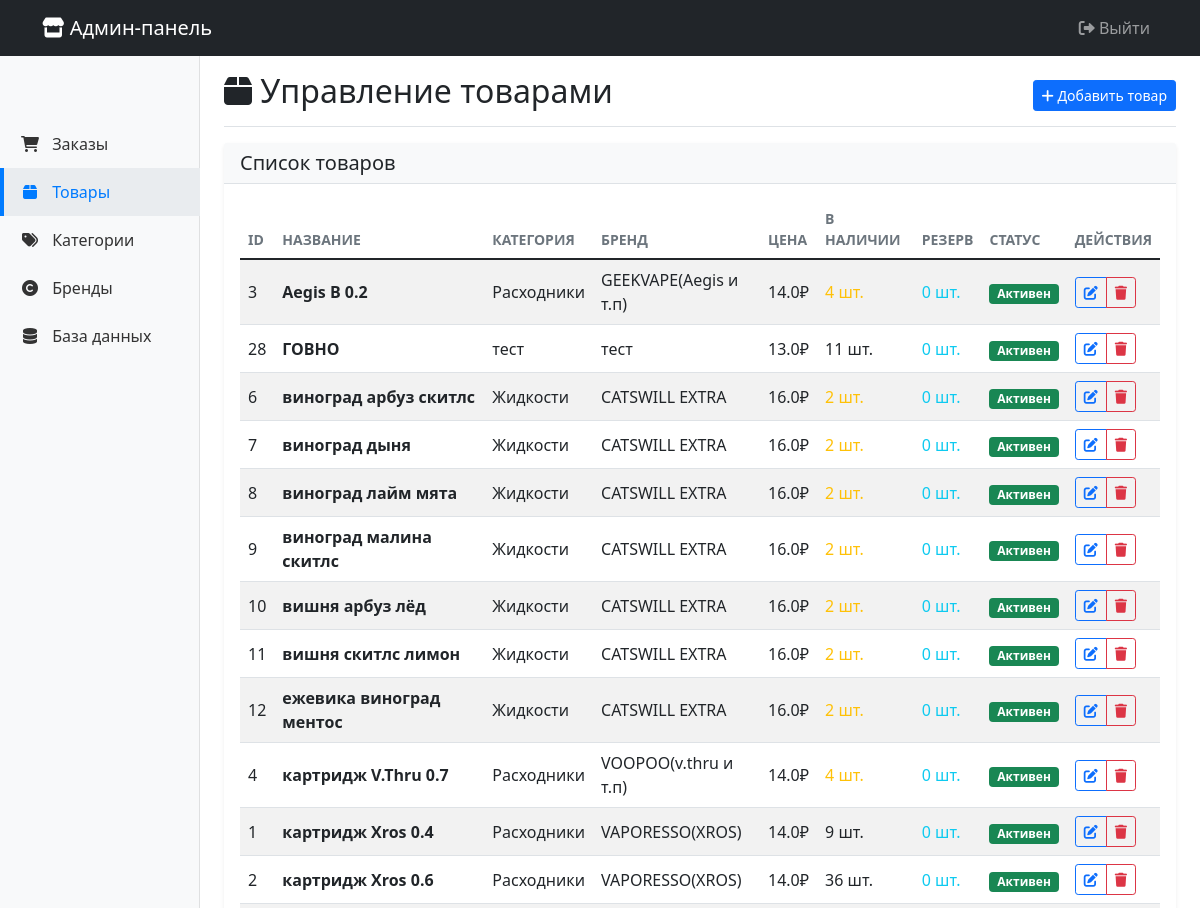
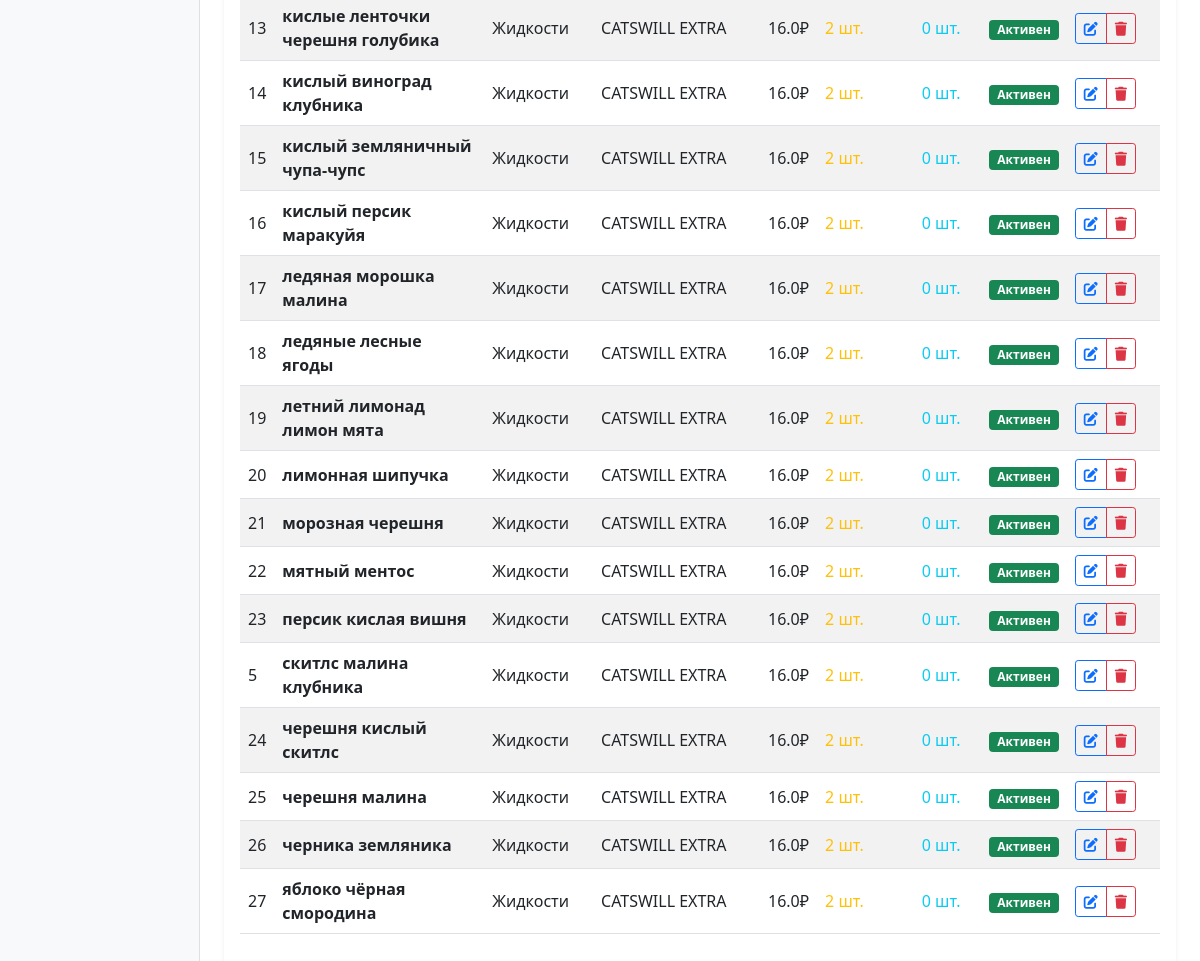
Screenshot of /products (signed in) with the database file from the repository (2 pictures, top to bottom).
### database/models.py (models this page shows)
class Product(Base):
    __tablename__ = 'products'
    id = Column(Integer, primary_key=True)
    name = Column(String(200), nullable=False)
    description = Column(Text)
    price = Column(Float, nullable=False)
    quantity = Column(Integer, default=0)
    image_url = Column(String(500))
    is_active = Column(Boolean, default=True)
    category_id = Column(Integer, ForeignKey('categories.id'))
    brand_id = Column(Integer, ForeignKey('brands.id'))
    category = relationship("Category", back_populates="products")
    brand = relationship("Brand", back_populates="products")
    cart_items = relationship("CartItem", back_populates="product")

class Category(Base):
    __tablename__ = 'categories'
    id = Column(Integer, primary_key=True)
    name = Column(String(100), nullable=False)
    description = Column(Text)
    is_active = Column(Boolean, default=True)
    created_at = Column(DateTime, default=lambda: datetime.now(pytz.utc))
    products = relationship("Product", back_populates="category")

class Brand(Base):
    __tablename__ = 'brands'
    id = Column(Integer, primary_key=True)
    name = Column(String(100), nullable=False)
    description = Column(Text)
    is_active = Column(Boolean, default=True)
    created_at = Column(DateTime, default=lambda: datetime.now(pytz.utc))
    products = relationship("Product", back_populates="brand")

### admin/app.py (the view)
@app.route('/products')
@login_required
def products():
    session = SessionLocal()
    try:
        products = session.execute(text("""
            SELECT p.*, c.name as category_name, b.name as brand_name
            FROM products p
            LEFT JOIN categories c ON p.category_id = c.id
            LEFT JOIN brands b ON p.brand_id = b.id
            ORDER BY p.name
        """)).fetchall()
        categories = session.execute(text("SELECT * FROM categories WHERE is_active = 1")).fetchall()
        brands = session.execute(text("SELECT * FROM brands WHERE is_active = 1")).fetchall()
        return render_template('products.html',
                             products=products,
                             categories=categories,
                             brands=brands)
    finally:
        session.close()

### admin/app.py (called while the page is built)
@login_manager.user_loader
def load_user(user_id):
    return AdminUser(user_id)

### admin/templates/products.html (shortened to what this page needs)
{% extends "base.html" %}
{% block content %}
<div class="d-flex justify-content-between flex-wrap flex-md-nowrap align-items-center pt-3 pb-2 mb-3 border-bottom">
    <h1 class="h2"><i class="fas fa-box"></i> Управление товарами</h1>
    <div class="btn-toolbar mb-2 mb-md-0">
        <button type="button" class="btn btn-sm btn-primary" data-bs-toggle="modal" data-bs-target="#addProductModal">
            <i class="fas fa-plus"></i> Добавить товар
        </button>
    </div>
</div>
<div class="card">
    <div class="card-header">
        <h5 class="card-title mb-0">Список товаров</h5>
    </div>
    <div class="card-body">
        <div class="table-responsive">
            <table class="table table-striped table-hover">
                <thead>
                    <tr>
                        <th>ID</th>
                        <th>Название</th>
                        <th>Категория</th>
                        <th>Бренд</th>
                        <th>Цена</th>
                        <th>В наличии</th>
                        <th>Резерв</th>
                        <th>Статус</th>
                        <th>Действия</th>
                    </tr>
                </thead>
                <tbody>
                    {% for product in products %}
                    <tr>
                        <td>{{ product.id }}</td>
                        <td>
                            <strong>{{ product.name }}</strong>
                        </td>
                        <td>{{ product.category_name or '—' }}</td>
                        <td>{{ product.brand_name or '—' }}</td>
                        <td>{{ product.price }}₽</td>
                        <td>
                            <span class="{% if product.quantity <= 0 %}text-danger{% elif product.quantity <= 5 %}text-warning{% endif %}">
                                {{ product.quantity }} шт.
                            </span>
                        </td>
                        <td>
                            <span class="text-info">{{ product.reserved_quantity or 0 }} шт.</span>
                        </td>
                        <td>
                            <span class="badge {% if product.is_active %}bg-success{% else %}bg-danger{% endif %}">
                                {% if product.is_active %}Активен{% else %}Неактивен{% endif %}
                            </span>
                        </td>
                        <td>
                            <div class="btn-group btn-group-sm">
                                <button type="button" class="btn btn-outline-primary"
                                        onclick="editProduct({{ product.id }}, '{{ product.name | escape }}', '{{ product.description | escape }}', {{ product.price }}, {{ product.quantity }}, {{ product.category_id }}, {{ product.brand_id }}, {{ 1 if product.is_active else 0 }})">
                                    <i class="fas fa-edit"></i>
                                </button>
                                <button type="button" class="btn btn-outline-danger"
                                        onclick="deleteProduct({{ product.id }}, '{{ product.name | escape }}')">
                                    <i class="fas fa-trash"></i>
                                </button>
                            </div>
                        </td>
                    </tr>
                    {% endfor %}
                </tbody>
            </table>
        </div>
    </div>
</div>
{% endblock %}

### admin/static/css/style.css (style rules this page uses)
.table th { border-top: none; font-weight: 600; font-size: 0.875rem; text-transform: uppercase; color: #6c757d; }
.table td { vertical-align: middle; }
.card { border: none; box-shadow: 0 0.125rem 0.25rem rgba(0, 0, 0, 0.075); margin-bottom: 1.5rem; }
.card-header { background-color: #f8f9fa; border-bottom: 1px solid #dee2e6; font-weight: 600; }
.badge { font-size: 0.75em; }
.btn-group-sm > .btn { padding: 0.25rem 0.5rem; }

### rows the page displays
Product: id "3", name "Aegis B 0.2", name "Расходники", name "GEEKVAPE(Aegis и т.п)", price "14.0", quantity "4", reserved_quantity "0", is_active "Активен"
Product: id "28", name "ГОВНО", name "тест", price "13.0", quantity "11", reserved_quantity "0", is_active "Активен"
Product: id "6", name "виноград арбуз скитлс", name "Жидкости", name "CATSWILL EXTRA", price "16.0", quantity "2", reserved_quantity "0", is_active "Активен"
Product: id "7", name "виноград дыня", name "Жидкости", name "CATSWILL EXTRA", price "16.0", quantity "2", reserved_quantity "0", is_active "Активен"
Product: id "8", name "виноград лайм мята", name "Жидкости", name "CATSWILL EXTRA", price "16.0", quantity "2", reserved_quantity "0", is_active "Активен"
Product: id "9", name "виноград малина скитлс", name "Жидкости", name "CATSWILL EXTRA", price "16.0", quantity "2", reserved_quantity "0", is_active "Активен"
Product: id "10", name "вишня арбуз лёд", name "Жидкости", name "CATSWILL EXTRA", price "16.0", quantity "2", reserved_quantity "0", is_active "Активен"
Product: id "11", name "вишня скитлс лимон", name "Жидкости", name "CATSWILL EXTRA", price "16.0", quantity "2", reserved_quantity "0", is_active "Активен"
Product: id "12", name "ежевика виноград ментос", name "Жидкости", name "CATSWILL EXTRA", price "16.0", quantity "2", reserved_quantity "0", is_active "Активен"
Product: id "4", name "картридж V.Thru 0.7", name "Расходники", name "VOOPOO(v.thru и т.п)", price "14.0", quantity "4", reserved_quantity "0", is_active "Активен"
Product: id "1", name "картридж Xros 0.4", name "Расходники", name "VAPORESSO(XROS)", price "14.0", quantity "9", reserved_quantity "0", is_active "Активен"
Product: id "2", name "картридж Xros 0.6", name "Расходники", name "VAPORESSO(XROS)", price "14.0", quantity "36", reserved_quantity "0", is_active "Активен"
Product: id "13", name "кислые ленточки черешня голубика", name "Жидкости", name "CATSWILL EXTRA", price "16.0", quantity "2", reserved_quantity "0", is_active "Активен"
Product: id "14", name "кислый виноград клубника", name "Жидкости", name "CATSWILL EXTRA", price "16.0", quantity "2", reserved_quantity "0", is_active "Активен"
Product: id "15", name "кислый земляничный чупа-чупс", name "Жидкости", name "CATSWILL EXTRA", price "16.0", quantity "2", reserved_quantity "0", is_active "Активен"
Product: id "16", name "кислый персик маракуйя", name "Жидкости", name "CATSWILL EXTRA", price "16.0", quantity "2", reserved_quantity "0", is_active "Активен"
Product: id "17", name "ледяная морошка малина", name "Жидкости", name "CATSWILL EXTRA", price "16.0", quantity "2", reserved_quantity "0", is_active "Активен"
Product: id "18", name "ледяные лесные ягоды", name "Жидкости", name "CATSWILL EXTRA", price "16.0", quantity "2", reserved_quantity "0", is_active "Активен"
Product: id "19", name "летний лимонад лимон мята", name "Жидкости", name "CATSWILL EXTRA", price "16.0", quantity "2", reserved_quantity "0", is_active "Активен"
Product: id "20", name "лимонная шипучка", name "Жидкости", name "CATSWILL EXTRA", price "16.0", quantity "2", reserved_quantity "0", is_active "Активен"
Product: id "21", name "морозная черешня", name "Жидкости", name "CATSWILL EXTRA", price "16.0", quantity "2", reserved_quantity "0", is_active "Активен"
Product: id "22", name "мятный ментос", name "Жидкости", name "CATSWILL EXTRA", price "16.0", quantity "2", reserved_quantity "0", is_active "Активен"
Product: id "23", name "персик кислая вишня", name "Жидкости", name "CATSWILL EXTRA", price "16.0", quantity "2", reserved_quantity "0", is_active "Активен"
Product: id "5", name "скитлс малина клубника", name "Жидкости", name "CATSWILL EXTRA", price "16.0", quantity "2", reserved_quantity "0", is_active "Активен"
Product: id "24", name "черешня кислый скитлс", name "Жидкости", name "CATSWILL EXTRA", price "16.0", quantity "2", reserved_quantity "0", is_active "Активен"
Product: id "25", name "черешня малина", name "Жидкости", name "CATSWILL EXTRA", price "16.0", quantity "2", reserved_quantity "0", is_active "Активен"
Product: id "26", name "черника земляника", name "Жидкости", name "CATSWILL EXTRA", price "16.0", quantity "2", reserved_quantity "0", is_active "Активен"
Product: id "27", name "яблоко чёрная смородина", name "Жидкости", name "CATSWILL EXTRA", price "16.0", quantity "2", reserved_quantity "0", is_active "Активен"
